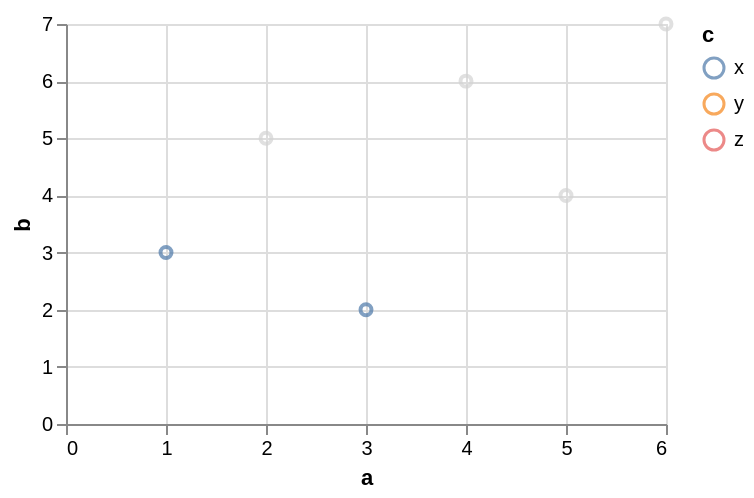

Write a Vega-Lite specification for this figure.
### Vega-Lite specification from a JSON file in a GitHub repository (floating-point values rounded to 4 significant figures)
{"$schema": "https://vega.github.io/schema/vega-lite/v6.json", "data": {"values": [{"a": 1, "b": 3, "c": "x", "d": "2020-01-01"}, {"a": 2, "b": 5, "c": "y", "d": "2020-03-01"}, {"a": 3, "b": 2, "c": "x", "d": "2020-06-01"}, {"a": 4, "b": 6, "c": "z", "d": "2020-09-01"}, {"a": 5, "b": 4, "c": "y", "d": "2021-01-01"}, {"a": 6, "b": 7, "c": "z", "d": "2021-04-01"}]}, "width": 300, "height": 200, "params": [{"name": "pick", "select": {"type": "point", "fields": ["c"]}, "bind": {"input": "radio", "options": ["x", "y", "z"], "name": "c "}, "value": [{"c": "x"}]}], "mark": "point", "encoding": {"x": {"field": "a", "type": "quantitative"}, "y": {"field": "b", "type": "quantitative"}, "color": {"condition": {"param": "pick", "field": "c", "type": "nominal"}, "value": "lightgray"}}}
